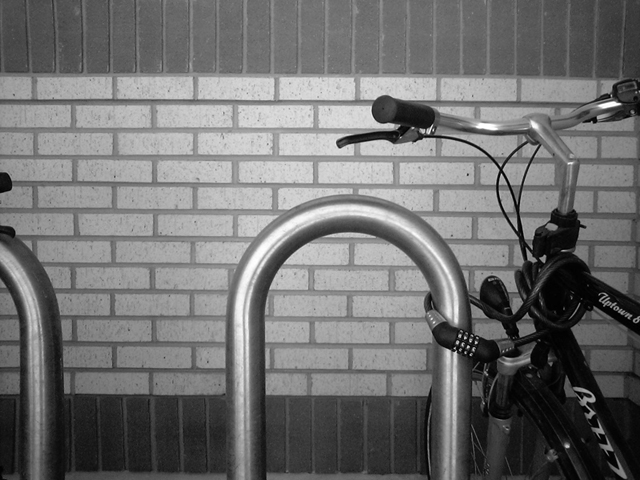
%> input picture HW_2/Bikesgray.jpg, 640 x 480 px
$ octave part1_p1.m   (GNU Octave 9; MATLAB toolbox functions it lacks are replaced by stand-ins)
%> lines starting %> are read from the running program, lines starting %| are printed output that depends on the picture
img = imread("Bikesgray.jpg");
%> img is the input picture: size 480x640 uint8; min 0, max 255, mean 112.2

%roberts mask
R = edge(img, 'roberts');
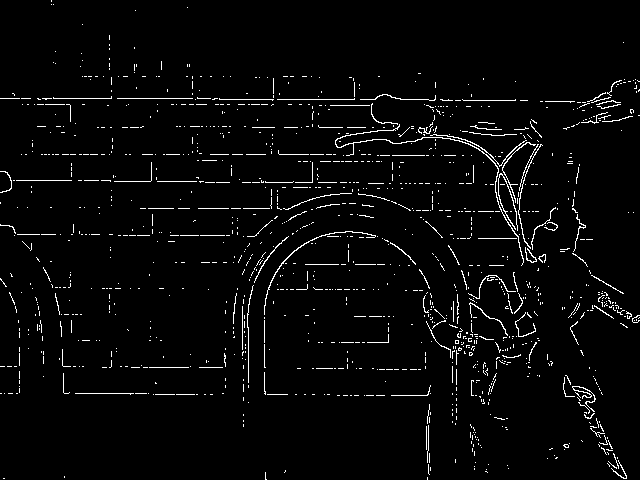
%> R: size 480x640 logical; 3.1% white in thin lines or dots
imwrite(S, "res/p1/roberts.jpg");

% prewitt
P = edge(img, 'prewitt');
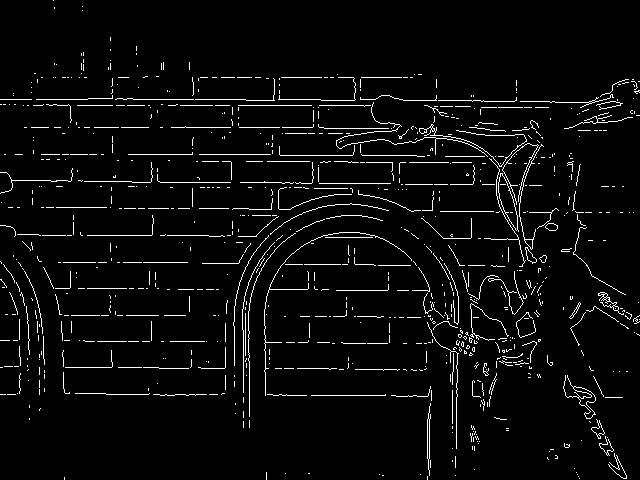
%> P: size 480x640 logical; 4.1% white in thin lines or dots
imwrite(S, "res/p1/prewitt.jpg");

% sobel
S = edge(img, 'sobel');
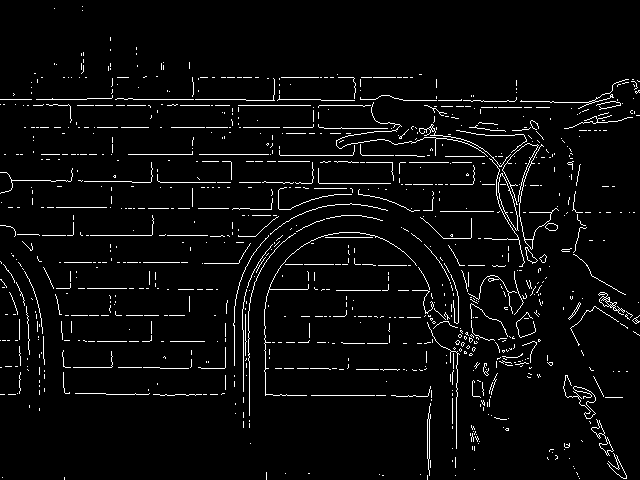
%> S: size 480x640 logical; 4% white in thin lines or dots
imwrite(S, "res/p1/sobel.jpg");
